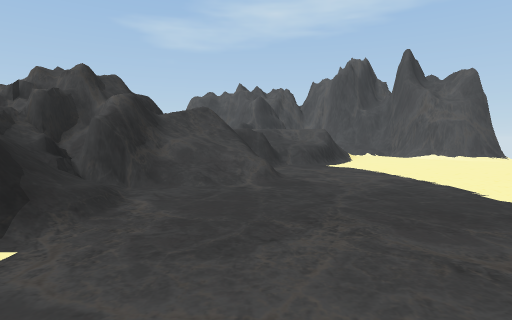
[1] (above)

16 first-person views from a walk through a scene from a Unity 3-D project. The camera is 1.4 m above the floor, tilts 4° down and sees 80° across. The floor is counted in squares, 2 m on a side. Each view is taken from the middle of a square. On the plan, view 1 faces up. The plan holds only what a view shows up to about 10 squares ahead; the rest is blank. The place goes on beyond the plan.

[2]
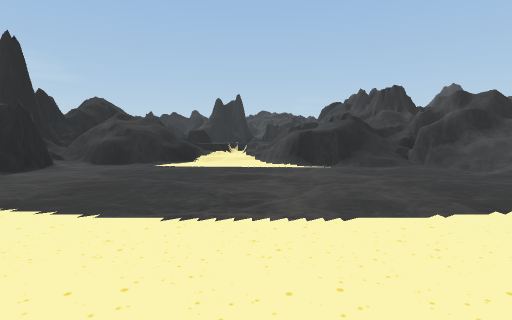

[3]
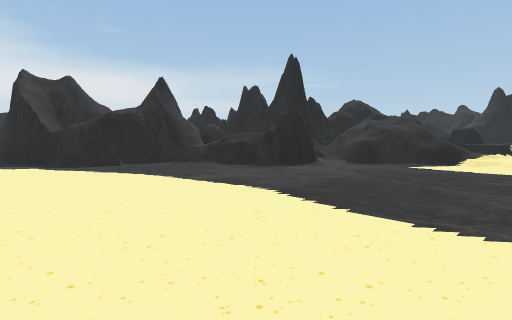

[4]
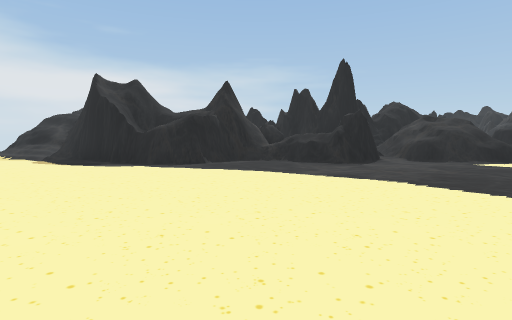

[5]
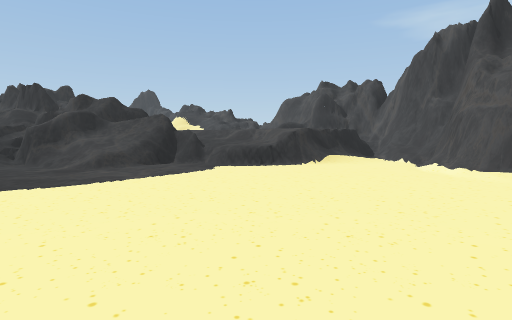

[6]
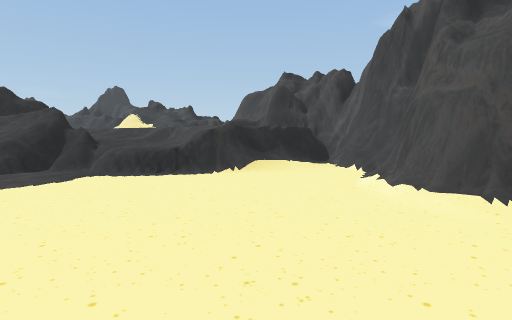

[7]
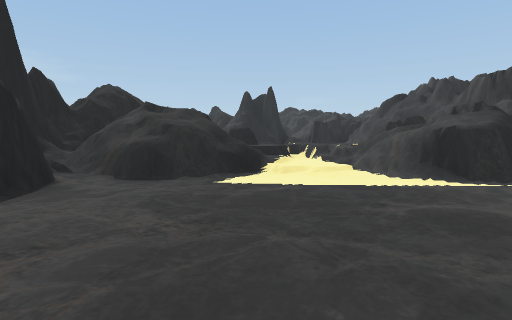

[8]
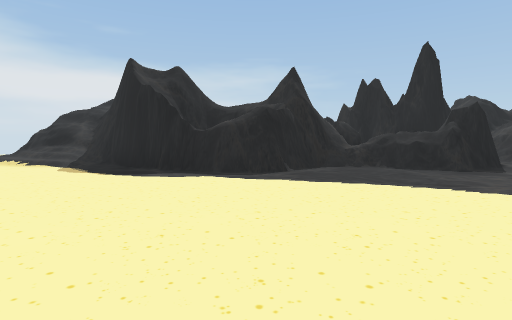

[9]
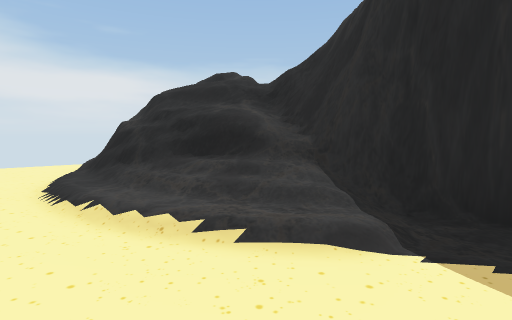

[10]
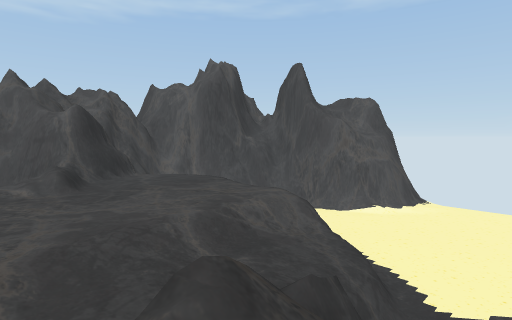

[11]
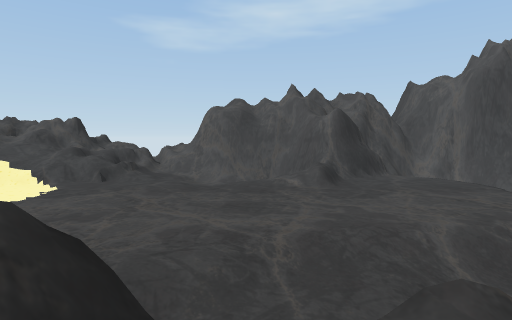

[12]
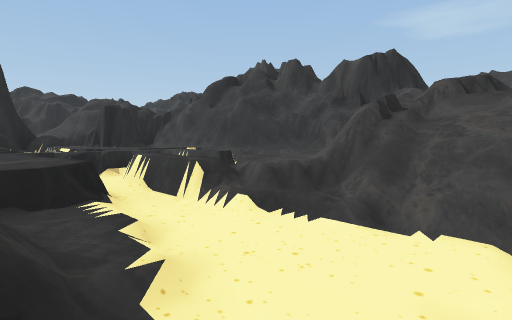

[13]
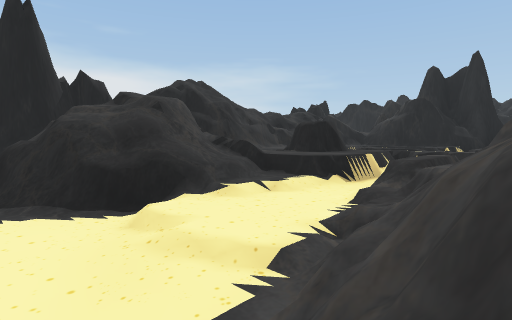

[14]
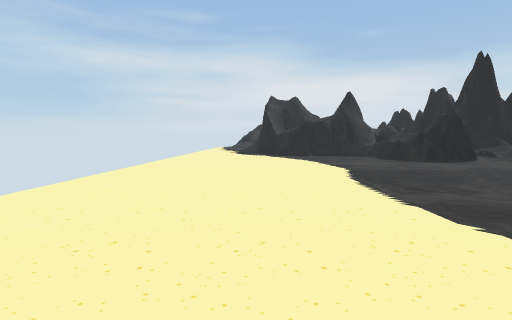

[15]
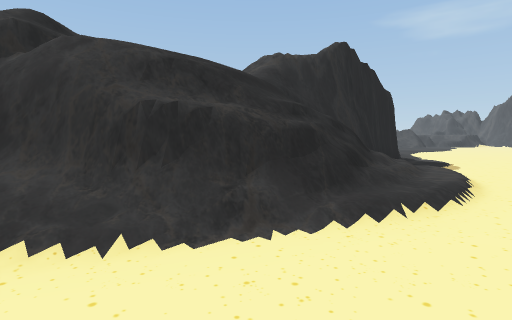

[16]
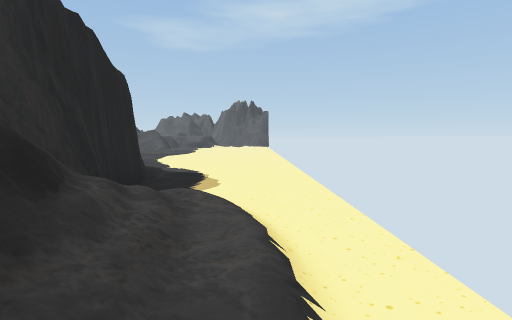

### Floor plan
Key: @ floor where view 1 was taken; # wall or solid block; . main floor; : floor 1.25 m higher than the main floor; + floor 1.5 m higher than the main floor; * floor 1.75 m higher than the main floor; % floor 2 m higher than the main floor; & floor 2.25 m higher than the main floor; $ floor 3 m higher than the main floor; / step, stairs or slope; = window, fence, low wall or low ledge; ^ raised ledge.
Columns run from 8 left of view 1 to 8 right of it. Each row starts with its distance up from view 1.
 16   #####
 15   ##%########
 14 #$##%*%###=####
 13  %%%%%%##%%#//#
 12  %%%%%%%%%#/..#
 11    %%%%%%%=/..###
 10     %%%%*+#/...##
  9      %/+:==......
  8      #/==/.......
  7      #//=........
  6    ####//........
  5   ##=##//........
  4 ####&=/..........
  3 ### $=/..........
  2 ===##&#.........
  1 ===###/..........
  0 ====//..@........
 -1 ===///...........
 -2 ##////...........
 -3 ##///=...........
 -4 ==  /#/..........
 -5 ##* &=//.........
 -6  ###==###........
 -7    #### ^........
 -8       ####.......
 -9         #####....
-10             #....
-11             #....
-12             #....
-13             ##/..
-14             ##//.
-15              #//.
-16              ##/.
-17              ##/.
-18              ##..
-19             ##/..
-20             #//..
-21               ..

Positions as (right, up) in squares from view 1, and headings:
1: (0, 0), facing up
2: (6, 0), facing left
3: (6, 0), facing down-left
4: (8, -1), facing down-left
5: (8, 3), facing up-left
6: (8, 6), facing up-left
7: (3, -2), facing left
8: (8, -4), facing down-left
9: (8, -12), facing down-left
10: (-2, 7), facing up-right
11: (-2, 7), facing up
12: (-3, -2), facing up-left
13: (-2, 1), facing down-left
14: (5, 4), facing down
15: (8, -20), facing up-left
16: (7, -17), facing up
